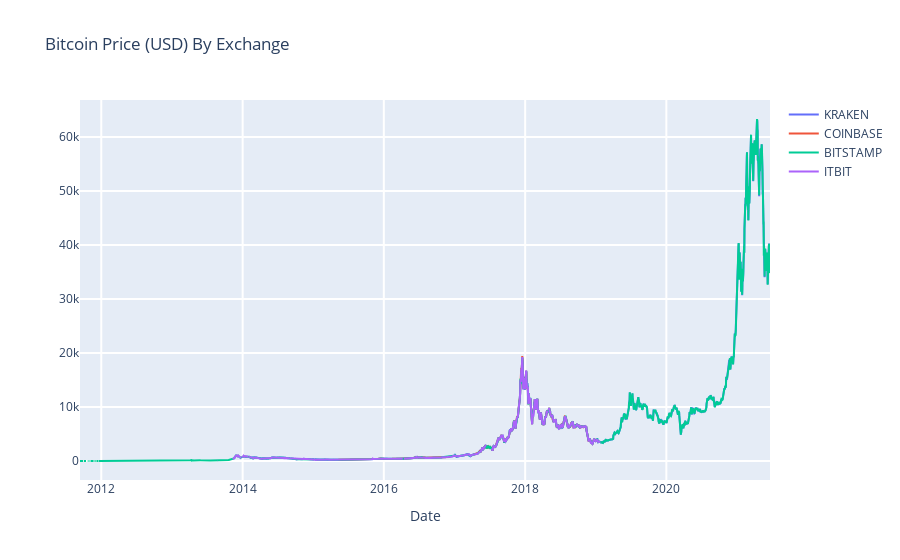

Notebook code for this chart:
### Code cell


### Figure 1 — Plotly figure (JSON) as saved in the notebook; plotly's stock layout.template omitted (floating-point values rounded to 4 significant figures; data arrays with more than 128 entries replaced by an {"elided": "..."} marker saying what was removed)
{"data": [{"name": "KRAKEN", "type": "scatter", "visible": true, "x": {"elided": "3560 str values"}, "y": {"elided": "3560 float values"}}, {"name": "COINBASE", "type": "scatter", "visible": true, "x": {"elided": "3560 str values"}, "y": {"elided": "3560 float values"}}, {"name": "BITSTAMP", "type": "scatter", "visible": true, "x": {"elided": "3560 str values"}, "y": {"elided": "3560 float values"}}, {"name": "ITBIT", "type": "scatter", "visible": true, "x": {"elided": "3560 str values"}, "y": {"elided": "3560 float values"}}], "layout": {"autosize": true, "hovermode": "closest", "showlegend": true, "title": {"text": "Bitcoin Price (USD) By Exchange"}, "xaxis": {"autorange": true, "gridwidth": 2, "range": ["2011-09-13", "2021-06-20"], "ticklen": 5, "title": {"text": "Date"}, "type": "date", "zeroline": false}, "yaxis": {"autorange": true, "gridwidth": 2, "range": [-3516.0, 66840.0], "ticklen": 5, "title": {"text": ""}, "type": "linear"}}}
